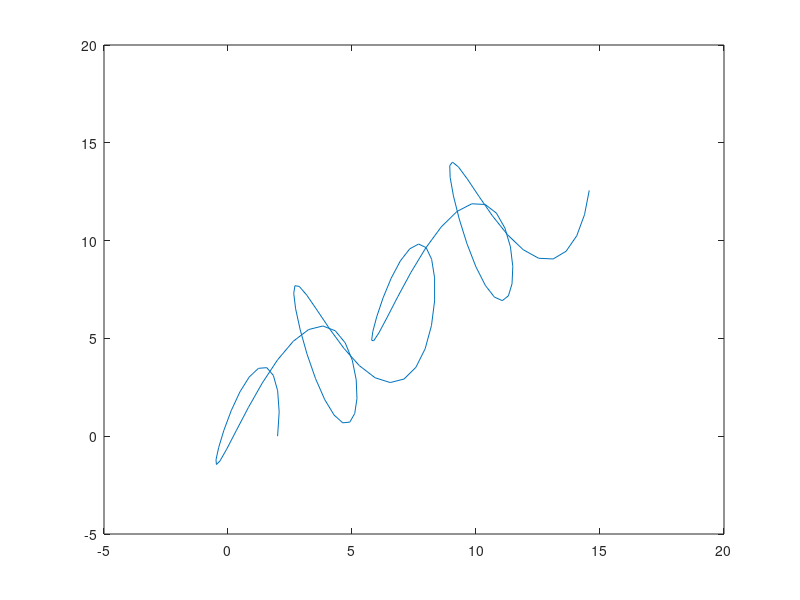

Write the MATLAB code that produced this figure. (Note: this script raises an error after producing the figure.)
% Author: Andrea Murphy
% Date: March 10, 2019

t = linspace(0,4*pi);
x= t + 2 *cos(2*t);
y = t + 3*sin(3*t);
figure()
plot(x,y)

x= cos(t);
y= sin(t);
z= t/2;
figure()
tilte('Helix with x, y, z')
plot3(x,y,z)
